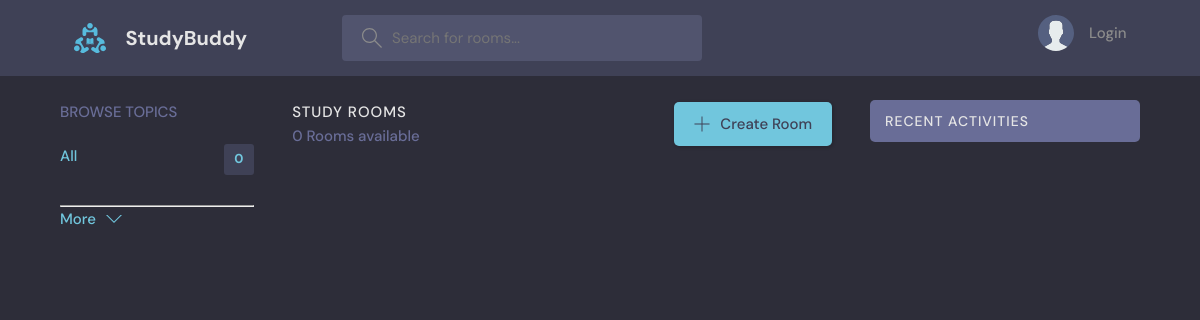
Page /room/index/?q=django on the earlier database version.
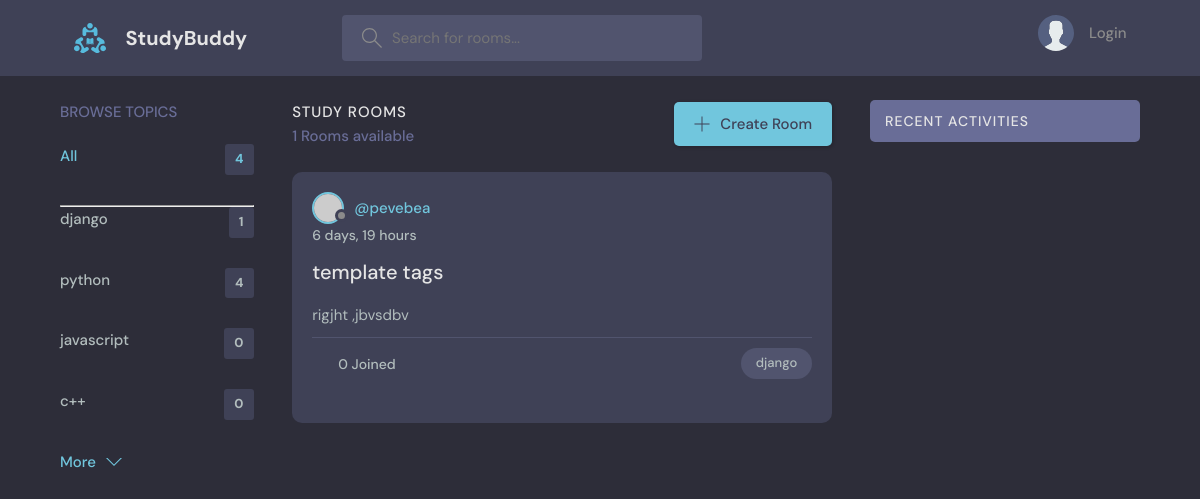
Same page on the later database version.
### room/models.py (models this page shows, shortened)
class Topic(models.Model):
    name = models.CharField(max_length=200)

class Room(models.Model):
    host = models.ForeignKey(User, on_delete=models.SET_NULL, null= True)
    topic = models.ForeignKey(Topic, on_delete=models.CASCADE, null=True)
    name = models.CharField(max_length=200)
    description = models.TextField(null= True, blank= True)
    participants = models.ManyToManyField(User, related_name="participants", blank=True)
    updated = models.DateTimeField(auto_now = True)
    created = models.DateTimeField(auto_now_add=True)
    class Meta:
        ordering = ["-updated", "created"]

### room/views.py (the view)
# urls.py: path("", views.index, name = "home"),
def index(request):
    q = request.GET.get("q") if request.GET.get("q") != None else ""
    rooms = Room.objects.filter(Q(topic__name__icontains = q) |
                                Q(name__icontains=q)|
                                Q(description__icontains=q))
    topics = Topic.objects.all()[0:4]
    room_messages = Message.objects.filter(Q(room__topic__name__icontains = q))
    context = {
        "rooms": rooms,
        "topics": topics,
        "room_messages": room_messages,
    }
    return render(request, "room/index.html", context)

### templates/room/index.html (shortened to what this page needs)
<!DOCTYPE html>
{% load static %}
<html lang="en">
  <head>
    <link rel="stylesheet" href="{% static 'css/main.css' %}" />
  </head>
  <body>
    <header class="header header--loggedIn">
      <div class="container">
        <a href="{% url 'room:index' %}" class="header__logo">
          <img src="{% static 'image/logo.svg' %}" />
          <h1>StudyBuddy</h1>
        </a>
        <form method="GET" action="" class="header__search">
          <label>
            <input name="q" placeholder="Search for rooms..." />
          </label>
        </form>
        <nav class="header__menu">
            {% if user.is_authenticated %}
            <div class="header__user">
                <a href="{% url 'authentification:userProfile' user.id %}">
                <div class="avatar avatar--medium active">
                    <img src="https://randomuser.me/api/portraits/men/37.jpg" />
                </div>
                <p>{{user.username}}<span>@{{user.username}}</span></p>
                </a>
                <button class="dropdown-button">
                <svg version="1.1" xmlns="http://www.w3.org/2000/svg" width="32" height="32" viewBox="0 0 32 32">
                    <title>chevron-down</title>
                    <path d="M16 21l-13-13h-3l16 16 16-16h-3l-13 13z"></path>
                </svg>
                </button>
            </div>
            <div class="dropdown-menu">
                <a href="{% url 'authentification:update-user' %}" class="dropdown-link">
                    <svg version="1.1" xmlns="http://www.w3.org/2000/svg" width="32" height="32" viewBox="0 0 32 32">
                        <title>tools</title>
                        <path d="M27.465 32c-1.211 0-2.35-0.471-3.207-1.328l-9.392-9.391c-2.369 0.898-4.898 0.951-7.355 0.15-3.274-1.074-5.869-3.67-6.943-6.942-0.879-2.682-0.734-5.45 0.419-8.004 0.135-0.299 0.408-0.512 0.731-0.572 0.32-0.051 0.654 0.045 0.887 0.277l5.394 5.395 3.586-3.586-5.394-5.395c-0.232-0.232-0.336-0.564-0.276-0.887s0.272-0.596 0.572-0.732c2.552-1.152 5.318-1.295 8.001-0.418 3.274 1.074 5.869 3.67 6.943 6.942 0.806 2.457 0.752 4.987-0.15 7.358l9.392 9.391c0.844 0.842 1.328 2.012 1.328 3.207-0 2.5-2.034 4.535-4.535 4.535zM15.101 19.102c0.26 0 0.516 0.102 0.707 0.293l9.864 9.863c0.479 0.479 1.116 0.742 1.793 0.742 1.398 0 2.535-1.137 2.535-2.535 0-0.668-0.27-1.322-0.742-1.793l-9.864-9.863c-0.294-0.295-0.376-0.74-0.204-1.119 0.943-2.090 1.061-4.357 0.341-6.555-0.863-2.631-3.034-4.801-5.665-5.666-1.713-0.561-3.468-0.609-5.145-0.164l4.986 4.988c0.391 0.391 0.391 1.023 0 1.414l-5 5c-0.188 0.188-0.441 0.293-0.707 0.293s-0.52-0.105-0.707-0.293l-4.987-4.988c-0.45 1.682-0.397 3.436 0.164 5.146 0.863 2.631 3.034 4.801 5.665 5.666 2.2 0.721 4.466 0.604 6.555-0.342 0.132-0.059 0.271-0.088 0.411-0.088z"></path>
                    </svg>
                    Settings
                </a>
                <a href="{% url 'authentification:logout' %}" class="dropdown-link">
                    <svg version="1.1" xmlns="http://www.w3.org/2000/svg" width="32" height="32" viewBox="0 0 32 32">
                        <title>sign-out</title>
                        <path d="M3 0h22c0.553 0 1 0 1 0.553l-0 3.447h-2v-2h-20v28h20v-2h2l0 3.447c0 0.553-0.447 0.553-1 0.553h-22c-0.553 0-1-0.447-1-1v-30c0-0.553 0.447-1 1-1z"></path>
                        <path d="M21.879 21.293l1.414 1.414 6.707-6.707-6.707-6.707-1.414 1.414 4.293 4.293h-14.172v2h14.172l-4.293 4.293z"></path>
                    </svg>
                    Logout
                </a>
            </div>
            {% else %}
                <a href="{% url 'authentification:login' %}">
                <img src="{% static 'image/avatar.svg' %}" />
                <p>Login</p>
                </a>
            {% endif %}
        </nav>
      </div>
    </header>
    {% block content %}
    <main class="layout layout--3">
      <div class="container">
            {% include 'room/topic_component.html' %}
        <div class="roomList">
            <div class="roomList__header">
                <div>
                    <h2>Study Rooms</h2>
                    <p>{{rooms.count}} Rooms available</p>
                </div>
                    <a class="btn btn--main" href="{% url 'room:create-room' %}">
                        <svg version="1.1" xmlns="http://www.w3.org/2000/svg" width="32" height="32" viewBox="0 0 32 32">
                        <title>add</title>
                        <path
                            d="M16.943 0.943h-1.885v14.115h-14.115v1.885h14.115v14.115h1.885v-14.115h14.115v-1.885h-14.115v-14.115z">
                        </path>
                        </svg>
                        Create Room
                    </a>
            </div>
            {% include 'room/feed_component.html' %}
        </div>
            {% include 'room/activity_component.html' %}
        {% endblock content %}
      </div>
    </main>
  </body>
</html>

### templates/room/topic_component.html (shortened to what this page needs)
<div class="topics">
    <div class="topics__header">
      <h2>Browse Topics</h2>
    </div>
    <ul class="topics__list">
        <li>
            <a href="{% url 'room:index' %}"class="active">All <span>{{topics.count}}</span></a>
            <hr>
        <li>
        {% for topic in topics %}
            <div>
                <a href="{% url 'room:index' %}?q={{topic.name}}"> {{topic.name}}  <span>{{topic.room_set.all.count}}</span></a>
            </div>
        {% endfor %}
    </ul>
    <a class="btn btn--link" href="{% url 'room:topics' %}">
        More
        <svg version="1.1" xmlns="http://www.w3.org/2000/svg" width="32" height="32" viewBox="0 0 32 32">
            <title>chevron-down</title>
            <path d="M16 21l-13-13h-3l16 16 16-16h-3l-13 13z"></path>
        </svg>
    </a>
</div>

### templates/room/feed_component.html (shortened to what this page needs)
{% for room in rooms %}
<div class="roomListRoom">
    <div class="roomListRoom__header">
        <a href="{% url 'authentification:userProfile' room.host.id %}" class="roomListRoom__author">
            <div class="avatar avatar--small">
                <img src="https://randomuser.me/api/portraits/women/37.jpg"/>
            </div>
            <span>@{{room.host.username}} </span>
        </a>
    </div>
    <div class="roomListRoom__actions">
        <span>{{room.created|timesince}}</span>
    </div>
    <div class="roomListRoom__content">
        <a href="{% url 'room:room' room.id %}">{{room.name}}</a>
        <p>{{room.description}}</p>
    </div>
    <div class="roomListRoom__meta">
        <a href="{% url 'room:index' %}" class="roomListRoom__joined">
            <svg version="1.1" xmlns="http://www.w3.org/2000/svg" width="32"
                height="32" viewBox="0 0 32 32">
                <title>user-group</title>
            </svg>
            {{room.participants.all.count}} Joined
        </a>
        <p class="roomListRoom__topic">{{room.topic.name}}</p>
    </div>
<br>
</div>
{% endfor %}

### templates/room/activity_component.html (shortened to what this page needs)
{% load static %}
<div class="activities">
    <div class="activities__header">
      <h2>Recent Activities</h2>
    </div>
</div>

Differences in the rows shown:
added Topic: name "django", room_set.all.count "1"
added Topic: name "python", room_set.all.count "4"
added Topic: name "javascript", room_set.all.count "0"
added Topic: name "c++", room_set.all.count "0"
added Room: host.username "pevebea", created "6 days, 19 hours", name "template tags", description "rigjht ,jbvsdbv", participants.all.count "0", topic.name "django"
Other differences:
{{ topics.count }}: "0" → "4"
{{ rooms.count }}: "0" → "1"
